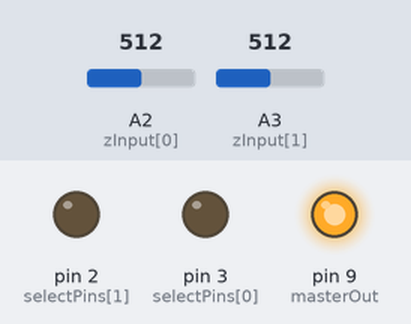
Bench run of a sketch on a simulated Arduino Uno, built with avr-gcc and run on an emulated ATmega328P. Shown: output pins drawn as LEDs (lit = HIGH). Dashed ring = blinking. Inputs (shaded band) come from the test bench; at power-on: A2 (zInput[0]) = 512, A3 (zInput[1]) = 512. No radio packets arrive unless stated; pins used as bus, display or sensor lines are not drawn; what the sketch prints to the serial monitor is not drawn.

Above: at 0.1 s.
At 3.7 s:
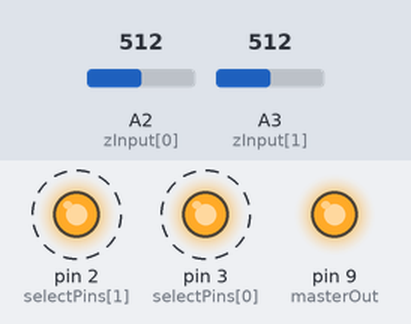
3.8 s: A2 (zInput[0]) set to 217
6.8 s: A2 (zInput[0]) set to 200
At 8.11 s:
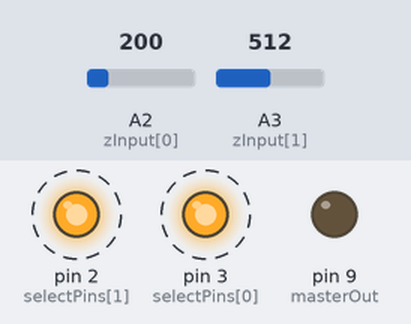
Timing chart, 0 to 15.8 s (numbered marks = the images above; inputs shaded):
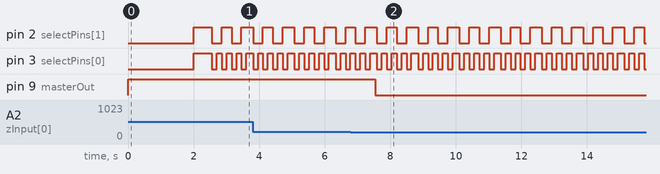

The sketch:

TempBoard1.ino
```cpp
//------------------------------------------------------------------------------\\
//-----------TEMPERATURE SENSOR EXTENSION BOARD MASTER PROGRAM------------------\\
//-------------------------------TSEB v2.1--------------------------------------\\
//------------------------------------------------------------------------------\\
//------------------------------Riko Kumara-------------------------------------\\
//----------------------------------2021----------------------------------------\\
//------------------------------------------------------------------------------\\

#include <SPI.h>                                    //Include SPI library for microSD card
#include <SD.h>                                     //Include SD library for datalogging using microSD module
#include <nRF24L01.h>
#include <RF24.h>
#include <RF24Network.h>

// DEFINE THE SLAVE BOARD

#define   MASTER               1


// DEFINE THE OUTPUT VALUE, DONT FILL BOTH WITH SAME VALUE!

#define   OUTPUT_ANALOG_VALUE  0                    // Fill with 1 to Show Analog Value
#define   OUTPUT_CELCIUS       1                    // Fill with 1 to Show Celcius Value

#define   SERIESRESISTOR       10000                // The Value of Series Resistor
#define   NOMINAL_RESISTANCE   10000                // The Nominal Resistance Value of NTC
#define   NOMINAL_TEMPERATURE  25                   // The Nominal Temperature Value of NTC
#define   BCOEFFICIENT         3950                 // Coefficient of the NTC
#define   CE_PIN               4
#define   CSN_PIN              10

#define   SENSORS              8                    // Number of Sensors to Show

const int selectPins[2] = {3, 2};                   // Define the Select Pin MUX
const int zInput[6]     = {A2, A3, A1, A4, A0, A5}; // Connect analog input
const int dataInput[4]  = {5, 6, 7, 8};             // Connect data output
const int GIVEN_IN_FROM = 0;
const int GIVEN_IN_TO   = 2;

RF24 radio(CE_PIN, CSN_PIN);    //CE, CSN
RF24Network network(radio);
const uint16_t this_node = 01;                      // Define the address for nrf connection
const uint16_t esp_node  = 00;                      // Address for nrf master connection

int       masterOut     = 9;                        // Connect the Master Fault Output pin
int       state;
int       slaveState;
int       fault         = 0;                        // Define the fault state as 0
float     dataTemp[24]  = {0};                      // Define the Temp data Array

float arrAvg[24];
float Steinhart(float ADCvalue);
float arrayData[3];
float avgTemp;
float total;
float averageTempC;

void setup()
{
  Serial.begin(9600);                             // Initialize the serial port
  SPI.begin();
  radio.begin();
  network.begin(90, this_node);                   //(channel, address)
  radio.setDataRate(RF24_2MBPS);

  pinMode(masterOut, OUTPUT);                     // Set up masterOut pin as output
  digitalWrite(masterOut, HIGH);
  delay(2000);

  for (int i = 0; i < 4; i++)                     // Select the Slave Output data pin
  {
    pinMode(dataInput[i], INPUT);
  }

  for (int i = 0; i < 2; i++)                     // Set up the select pins as outputs
  { pinMode(selectPins[i], OUTPUT);
    digitalWrite(selectPins[i], HIGH);
  }

  for (int i = 0; i < 6; i++)                     // Set up the pins as input
  { pinMode(zInput[i], INPUT);                    // Set up Z as an input
  }

  for (int i = 0; i < SENSORS; i++)                 // Print the header
  { Serial.print("D");
    Serial.print(i + 1);
    Serial.print("\t");
  } Serial.println();
  delay(50);

  for (int i = 0; i < SENSORS; i++)
  { Serial.print("--\t");
  } Serial.println();
  delay(500);

}

void loop()
{
  int j = 0;
  float maxTemp = dataTemp[0];
  float minTemp = dataTemp[0];


  for (int i = GIVEN_IN_FROM; i < GIVEN_IN_TO; i++)   // Select the given input pin once a time
  {
    for (byte pin = 0; pin < 4; pin++)                // Select the mux pin
    {
      digitalWrite(selectPins[0], bitRead(pin, 0));
      digitalWrite(selectPins[1], bitRead(pin, 1));
      delay(100);

      float inputValue = analogRead(zInput[i]);       // Read data

      if (OUTPUT_CELCIUS == true)                     // Select the Output Value Format
      {
        float TemperatureC = Steinhart(inputValue);   // Calculate the Temperature
        Serial.print(String(TemperatureC) + "\t");    // Show the data

        dataTemp[j] = TemperatureC;                   // Store the data to the given Array

        for (int i = 0; i < SENSORS ; i++) {
        total = total + dataTemp[i];
      }


      averageTempC = total / SENSORS;
      total = 0;

      for(int i = 0; i < SENSORS; i++){
          maxTemp = max(dataTemp[i], maxTemp);
          minTemp = min(dataTemp[i], minTemp);
        }

    }

    if (OUTPUT_ANALOG_VALUE == true)                // Select the Output Value Format
      {
        Serial.print(String(inputValue) + "\t");      // Show the data
      }
      delay(50);

      j++;
    }

  }

  for (int i = 0; i < SENSORS; i++)                     // Check if temperature is exceeds 59 celcius
  {
    if (dataTemp[i] > 59)                               // If exceeds 59, define the fault state to 1
      fault = 1;
  }

  if (fault == 1)                                       // Send the fault state to digital masterOut pin
    digitalWrite(masterOut, LOW);

  else
    digitalWrite(masterOut, HIGH);


  Serial.print(String(averageTempC) + "\t");
  Serial.print(String(maxTemp) + "\t");
  Serial.print(minTemp);
  Serial.println();

  arrayData[0] = averageTempC;
  arrayData[1] = maxTemp;
  arrayData[2] = minTemp;

  for(int i = 0; i < 3; i++){
    Serial.println(arrayData[i]);
  }
  delay(50);

  network.update();
  RF24NetworkHeader header1(esp_node);
  bool ok = network.write(header1, &arrayData, sizeof(arrayData));


  // Serial.println(fault);

  //  for (int i = 0; i < 2; i++)
  //  {
  //    int slaveState = digitalRead(dataInput[i]);      // Read the Slave Fault State
  //
  //    if (state == 1)                                  // Send the Fault State to BMS Interface Board
  //    {
  //      digitalWrite(masterOut, LOW);
  //    }
  //  }

  //float voltage = 5*(analogRead(A2)/1023.);
  //Serial.print(String(voltage) + " " + "V");


}

//boolean faultDetect(float dataTemp[]) {
//
//  for (int i = 0; i < 24; i++)
//  {
//    if (dataTemp[i] > 59)
//      dataFault[i] = 1;
//
//  }
//}


float Steinhart(float ADCvalue) {
  float Resistance;
  float steinhart;

  Resistance = (1023 / ADCvalue) - 1;                // Convert to Resistance Value
  Resistance = SERIESRESISTOR / Resistance;

  steinhart = Resistance / NOMINAL_RESISTANCE;       // (R/Ro)
  steinhart = log(steinhart);                        // ln(R/Ro)
  steinhart /= BCOEFFICIENT;                         // 1/B * ln(R/Ro)
  steinhart += 1.0 / (NOMINAL_TEMPERATURE + 273.15); // + (1/To)
  steinhart = 1.0 / steinhart;                       // Invert
  steinhart -= 273.15;                               // convert to C

  return (steinhart);
}
```

Measured:
- the behaviour switches between 210 and 209 on A2 (zInput[0]) (found by bisection; images 1 and 2)
- after the input at 6.8 s, pin 9 (masterOut): HIGH → LOW after 0.74 s
- by itself, pin 2 (selectPins[1]): alternates HIGH for 0.33 s and LOW for 0.30 s
- by itself, pin 3 (selectPins[0]): alternates HIGH for 0.15 s and LOW for 0.15 s
